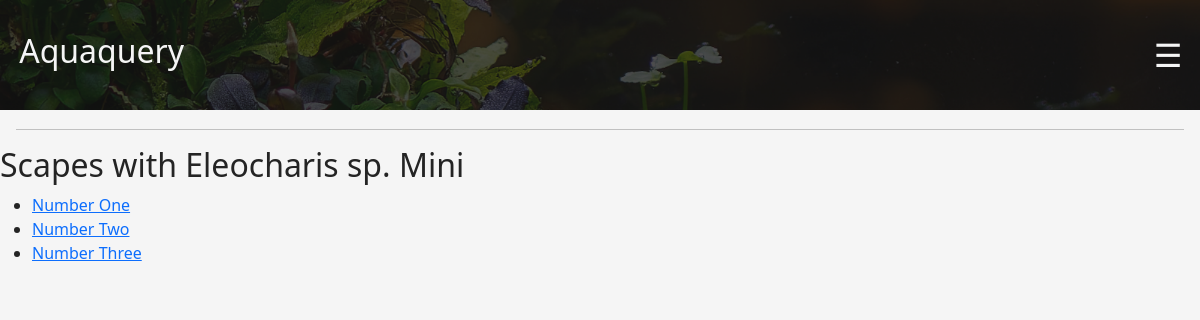
Page /catalog/tag-list/4 on the committed database.
### catalog/models.py (models this page shows, shortened)
class Plant(models.Model):
    name = models.CharField(max_length=100)
    def __str__(self):
        return self.name

class Scape(models.Model):
    scape_name = models.CharField(max_length=100)
    owner = models.ForeignKey(Profile, on_delete=models.CASCADE, related_name = "owner_name")
    size = models.ForeignKey(TankSize, on_delete=models.CASCADE)
    volume = models.ForeignKey(TankVolume, on_delete=models.CASCADE)
    filtration = models.ForeignKey(TankFilter, on_delete=models.CASCADE)
    lighting = models.ForeignKey(TankLight, on_delete=models.CASCADE)
    co2 = models.ForeignKey(TankCo2, on_delete=models.CASCADE)
    soil = models.ForeignKey(TankSoil, on_delete=models.CASCADE)
    hardscape = models.ManyToManyField(TankHardscape, blank = True)
    fish = models.ManyToManyField(Fish, blank = True)
    invertebrate = models.ManyToManyField(Invertebrate, blank = True)
    plants = models.ManyToManyField(Plant, blank = True)

### catalog/views.py (the view)
# urls.py: path('catalog/tag-list/<int:pk>', tag_view, name="tag_view"),
def tag_view(request, pk):
    tag= Plant.objects.get( id =  pk)
    scape = tag.scape_set.all()
    context = {
        'tag' : tag,
        'scape': scape,
    }
    return render(request, 'tag_view.html', context)

### catalog/templates/tag_view.html (shortened to what this page needs)
{% extends 'base_generic.html' %}
    {% block content %}
        <h1>Scapes with {{tag}}</h1>
        <ul>
            {% for i in scape%}
                <li> <a href="{% url 'scape_view' i.pk %}">{{i.scape_name}}</a></li>
            {% endfor %}
        </ul>
    {% endblock %}

### catalog/static/catalog/home.css (style rules this page uses)
:root { --light-color: #F5f5f5; --primary-color: #242424; --secondary-color: #4e4d4d; --highlight-color: #2cacb5; --alt-highlight-color: #48943c; }
body { background-color: var(--light-color); color: var(--primary-color); }
h1 { color: var(--primary-color); font-size: 2rem; }

### rows in the picture
Plant: name "Eleocharis sp. Mini"
Scape: scape_name "Number One"
Scape: scape_name "Number Two"
Scape: scape_name "Number Three"
